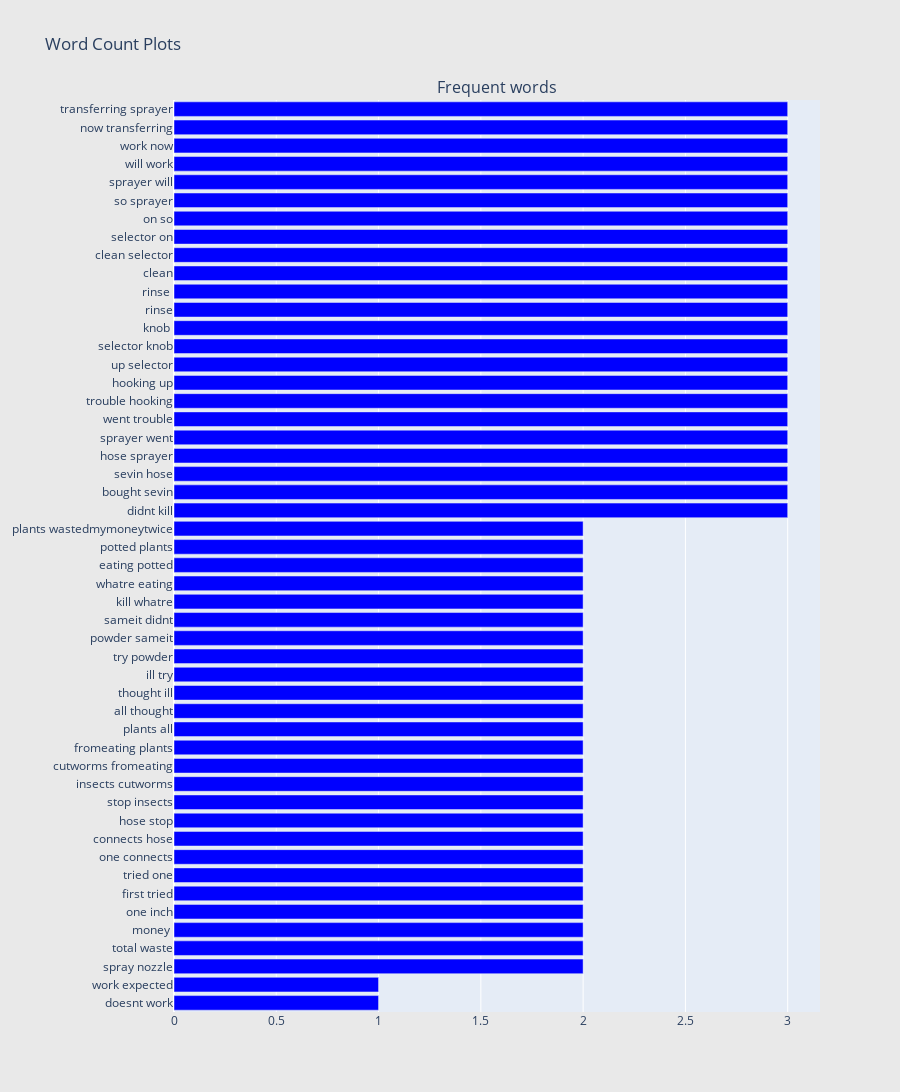

The notebook cell this image was saved under:
### Code cell
## Get the bar chart from 1 rated reviews ##
freq_dict = defaultdict(int)
for sent in df_rating1["review_lower"]:
    for word in generate_ngrams(sent,2):
        freq_dict[word] += 1
fd_sorted = pd.DataFrame(sorted(freq_dict.items(), key=lambda x: x[1])[::-1])
fd_sorted.columns = ["word", "wordcount"]
trace0 = horizontal_bar_chart(fd_sorted.head(50), 'blue')

# Creating two subplots
fig = tools.make_subplots(rows=1, cols=1, vertical_spacing=0.04,
                          subplot_titles=["Frequent words"])
fig.append_trace(trace0, 1, 1)
#fig.append_trace(trace1, 1, 2)
fig['layout'].update(height=1200, width=900, paper_bgcolor='rgb(233,233,233)', title="Word Count Plots")
py.iplot(fig, filename='word-plots');

### Figure 1 — Plotly figure (JSON) as saved in the notebook; plotly's stock layout.template omitted (floating-point values rounded to 4 significant figures)
{"data": [{"marker": {"color": "blue"}, "orientation": "h", "showlegend": false, "x": [1, 1, 2, 2, 2, 2, 2, 2, 2, 2, 2, 2, 2, 2, 2, 2, 2, 2, 2, 2, 2, 2, 2, 2, 2, 2, 2, 3, 3, 3, 3, 3, 3, 3, 3, 3, 3, 3, 3, 3, 3, 3, 3, 3, 3, 3, 3, 3, 3, 3], "xaxis": "x", "y": ["doesnt work", "work expected", "spray nozzle", "total waste", "money ", "one inch", "first tried", "tried one", "one connects", "connects hose", "hose stop", "stop insects", "insects cutworms", "cutworms fromeating", "fromeating plants", "plants all", "all thought", "thought ill", "ill try", "try powder", "powder sameit", "sameit didnt", "kill whatre", "whatre eating", "eating potted", "potted plants", "plants wastedmymoneytwice", "didnt kill", "bought sevin", "sevin hose", "hose sprayer", "sprayer went", "went trouble", "trouble hooking", "hooking up", "up selector", "selector knob", "knob ", " rinse", "rinse ", " clean", "clean selector", "selector on", "on so", "so sprayer", "sprayer will", "will work", "work now", "now transferring", "transferring sprayer"], "yaxis": "y", "type": "bar"}], "layout": {"annotations": [{"font": {"size": 16}, "showarrow": false, "text": "Frequent words", "x": 0.5, "xanchor": "center", "xref": "paper", "y": 1, "yanchor": "bottom", "yref": "paper"}], "height": 1200, "paper_bgcolor": "rgb(233,233,233)", "title": {"text": "Word Count Plots"}, "width": 900, "xaxis": {"anchor": "y", "domain": [0, 1]}, "yaxis": {"anchor": "x", "domain": [0, 1]}}}
